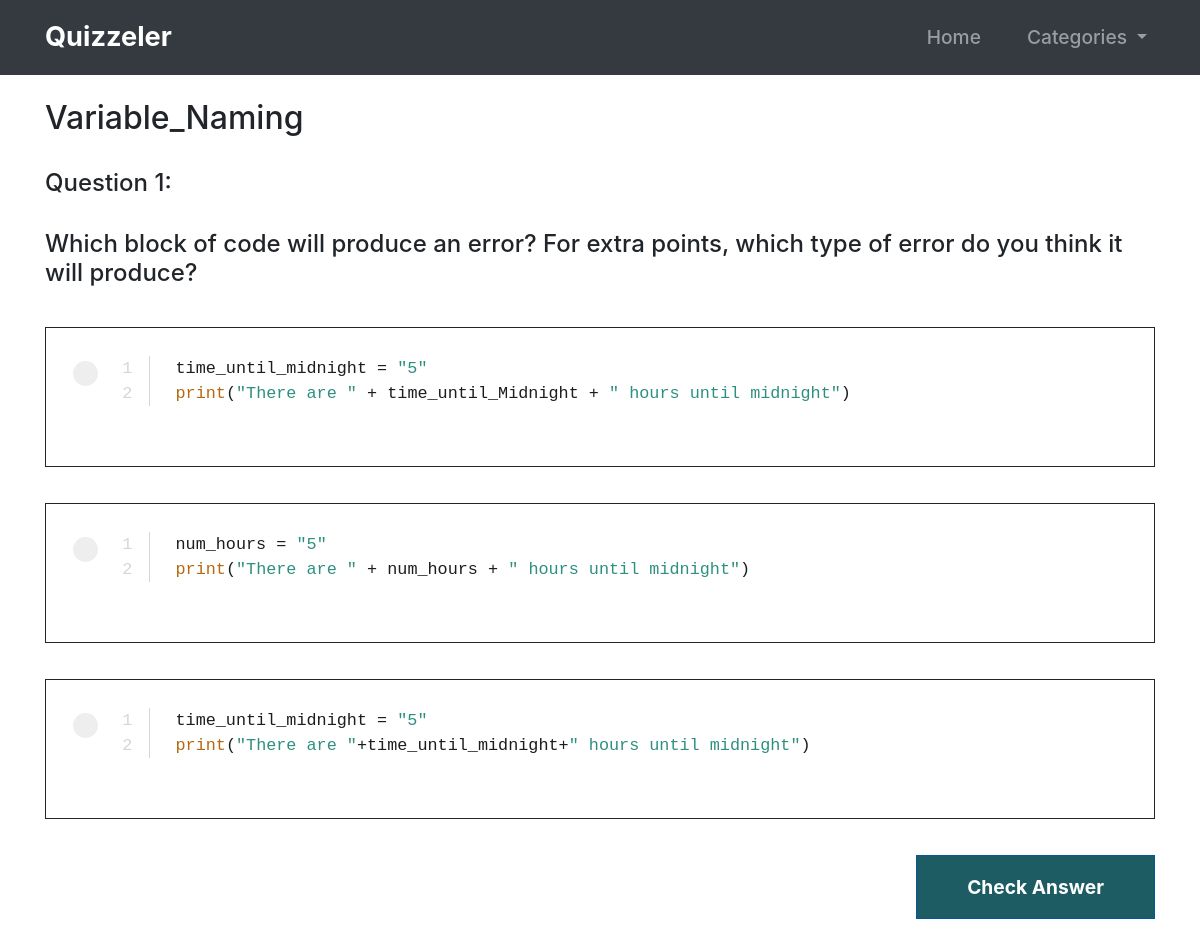
Screenshot of /quiz/Variable_Naming with the database file from the repository.
### quizbrain/models.py (models this page shows, shortened)
class Quiz(models.Model):
    category = models.CharField(max_length=250)
    question = models.CharField(max_length=1000)
    code_in_question = models.CharField(max_length=800, blank=True, null=True)
    choice_1 = models.CharField(max_length=1000)
    choice_2 = models.CharField(max_length=1000)
    choice_3 = models.CharField(max_length=1000)
    choice_4 = models.CharField(max_length=1000, blank=True, null=True)
    choice_5 = models.CharField(max_length=1000, blank=True, null=True)
    choice_6 = models.CharField(max_length=1000, blank=True, null=True)
    right_feedback = models.CharField(max_length=1000)
    wrong_feedback = models.CharField(max_length=1000)
    answer = models.CharField(max_length=1000)

### quizbrain/views.py (the view, shortened to what this page needs)
# urls.py: path("quiz/<str:category>", views.quiz, name="quiz"),
def quiz(request, category):
    global question_index
    global show_next
    question, end_of_quiz = None, False
    all_category = models.Quiz.objects.values_list('category', flat=True)
    category_cleaned = list(dict.fromkeys(all_category))
    print(category)
    question_list = models.Quiz.objects.filter(category=category).order_by('pk').all()
    total_question = len(question_list)
    if question_index < total_question:
        show_next = False
        question = question_list[question_index]
    elif total_question == question_index:
        question_index = 0
        question = question_list[question_index]
        end_of_quiz = True
    context = {
        "question": question,
        "question_no": question_index + 1,
        "choice_list": {"choice_a": question.choice_1,
                        "choice_b": question.choice_2,
                        "choice_c": question.choice_3,
                        "choice_d": question.choice_4,
                        "choice_e": question.choice_5,
                        "choice_f": question.choice_6,},
        "end_of_quiz": end_of_quiz,
        "show_next": show_next,
        "category": category_cleaned
    }
    return render(request, "quizbrain/quiz.html", context=context)

### quizbrain/templates/quizbrain/quiz.html (shortened to what this page needs)
{% extends 'base.html' %}
{% load static %}
{% block content %}
<div class="container">
    <br>
    <h2>{{ question.category }}</h2><br>
{% if end_of_quiz %}
    <h2>You have reached the end of the quiz, welldone you did it great</h2>
    <a name="home-button" href="{% url 'quizbrain:home_page' %}">To the Home</a>
{% else %}
    <h4>Question {{ question_no }}:</h4><br>
    {% autoescape off %}
    <h4>{{ question.question }}</h4>
    {% endautoescape %}<br>
<form class="form-group" method="post" action="{% url 'quizbrain:quiz' category=question.category %}">
    {% if show_next %}
    {% for key, value in choice_list.items %}
        {% if question.answer == value %}
        <label class="form-check-label label-container" for='{{ key }}'>
        <div class="choice-field">
        <div class="row">
        <input class="form-check-input" type="radio" id='{{ key }}' name="multichoice" checked>
            <span class="checkmark"></span>
            <span class="space">
            {% autoescape off %}
            {{ value }}
            {% endautoescape %}
            </span>
            </div>
        </div>
        </label><br>
        {% elif value != None %}
        <label class="form-check-label label-container" for='{{ key }}'>
        <div class="choice-field">
            <div class="row">
        <input class="form-check-input" type="radio" id='{{ key }}' name="multichoice" disabled>
        <span class="checkmark"></span>
        <span class="space">
        {% autoescape off %}
            {{ value }}
        {% endautoescape %}
            </span>
            </div>
        </div>
        </label>
    <br>
        {% endif %}
    {% endfor %}
    <input type="hidden" name="question_category" value="{{ question.category }}">
    <input type="hidden" name="move_on" value="move_on">
    <p align="right"><button class="btn btn-lg btn-secondary" type="submit" name="next-btn">Next</button></p>
    {% else%}
    {% for key, value in choice_list.items %}
    {% if value != None %}
    <label class="form-check-label label-container" for='{{ key }}'>
    <div class="choice-field">
        <div class="row">
        <span class="checkmark"></span>
        <span class="space">
        {% autoescape off %}
            {{ value }}
        {% endautoescape %}
            </span>
        </div>
    </div>
    </label>
    <br>
    {% endif %}
    {% endfor %}
    <p align="right"><button class="btn btn-lg btn-secondary" type="submit" name="check-btn">Check Answer</button></p>
    {% endif %}
</form>
{% endif %}
</div>
<br><br>
{% endblock %}

### templates/base.html (shortened to what this page needs)
{% load static %}
<!DOCTYPE html>
<html lang="en">
<head>
    <link rel="stylesheet" href="https://cdn.jsdelivr.net/npm/bootstrap@4.0.0/dist/css/bootstrap.min.css">
    <link rel="stylesheet" href="{% static 'styles/styles.css' %}">
</head>
<body>
<nav class="navbar navbar-expand-sm navbar-dark bg-dark">
  <div class="container">
    <h1><a class="navbar-brand disabled quizzeler" href="#">Quizzeler</a></h1>
  <div class="collapse navbar-collapse" id="navbarNavDropdown">
    <ul class="navbar-nav ml-auto">
      <li class="nav-item">
          {% if question.category %}
        <a class="nav-link" href="{% url 'quizbrain:home_page' %}">Home </a>
          {% endif %}
      </li>
      <li class="nav-item dropdown">
        <a class="nav-link dropdown-toggle" href="#" id="navbarDropdownMenuLink" data-toggle="dropdown" aria-haspopup="true" aria-expanded="false">
          Categories
        </a>
      </li>
    </ul>
  </div>
      </div>
</nav>
{% block content %}{% endblock %}
</body>
</html>

### static/styles/styles.css (style rules this page uses)
.choice-field { border: solid 0.8px; padding: 1.73rem; width: 100%; }
pre.prettyprinted ol.linenums li { margin-bottom: 0!important; white-space: break-spaces; text-indent: -4.8rem; }
pre.prettyprinted ol.linenums>li { counter-increment: customlistcounter; }
pre.prettyprinted ol.linenums>li:before { content: counter(customlistcounter) ' '; width: 4rem; display: inline-block; text-align: right; padding-right: 0.4rem; margin-right: 1.6rem; border-right: 1px solid #d1d7dc; color: #d1d7dc; }
li.L0, li.L1, li.L2, li.L3, li.L4, li.L5, li.L6, li.L7, li.L8 , li.L9 { list-style-type: none; }
pre.prettyprinted .pln { color: #1c1d1f; }
pre.prettyprinted .pun, pre.prettyprinted .opn, pre.prettyprinted .clo { color: #1c1d1f; }
pre.prettyprinted .kwd { color: #b4690e; }
pre.prettyprinted .str { color: #2d907f; }
code, samp, kbd, pre { font-family: sfmono-regular,Consolas,liberation mono,Menlo,Courier,monospace; }
.label-container { display: block; position: relative; margin-bottom: 12px; cursor: pointer; font-size: 1.2rem; -webkit-user-select: none; -moz-user-select: none; -ms-user-select: none; user-select: none; }
.checkmark { position: absolute; top: 34px; left: 27.5px; height: 25px; width: 25px; background-color: #eee; border-radius: 50%; }
.checkmark:after { content: ""; position: absolute; display: none; }
.label-container .checkmark:after { top: 9px; left: 9px; width: 8px; height: 8px; border-radius: 50%; background: white; }
.space { position: relative; left: 4rem; margin-right:0.4rem }
.btn { -webkit-border-radius: 0; -moz-border-radius: 0; border-radius: 0; color: #FFFFFF; font-size: 1.2rem; font-weight: 700; padding: 17px 50px; background-color: #1D5C63; border: solid #0059A0 1px; text-decoration: none; display: inline-block; cursor: pointer; text-align: center; }
.navbar-brand { padding_left:5em; }
.nav-item { margin-left:30px; font-size:1.2rem; font-weight:500; }
.quizzeler { font-size:1.7rem; font-weight:750; }

### rows the page displays
Quiz: category "Variable_Naming", question "Which block of code will produce an error? For extra points, which type of error do you think it will produce?", choice_list "time_until_midnight = \"5\" print ( \"There are \" + time_until_Midnight + \" hours until midnight\" )" "num_hours = \"5\" print ( \"There are \" + num_hours + \" hours until midnight\" )" "time_until_midnight = \"5\" print ( \"There are \" + time_until_midnight + \" hours until midnight\" )"

### other values shown
{{ question_no }} "1"
